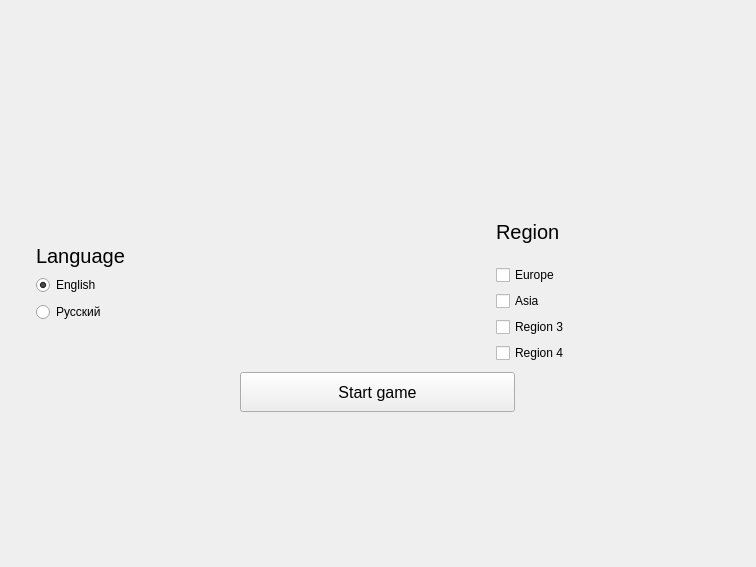
<?xml version="1.0" encoding="UTF-8"?>
<ui version="4.0">
 <class>MainWindow</class>
 <widget class="QMainWindow" name="MainWindow">
  <property name="enabled">
   <bool>true</bool>
  </property>
  <property name="geometry">
   <rect>
    <x>0</x>
    <y>0</y>
    <width>756</width>
    <height>567</height>
   </rect>
  </property>
  <property name="sizePolicy">
   <sizepolicy hsizetype="Expanding" vsizetype="Expanding">
    <horstretch>1</horstretch>
    <verstretch>1</verstretch>
   </sizepolicy>
  </property>
  <property name="minimumSize">
   <size>
    <width>550</width>
    <height>550</height>
   </size>
  </property>
  <property name="sizeIncrement">
   <size>
    <width>8</width>
    <height>8</height>
   </size>
  </property>
  <property name="windowTitle">
   <string>MainWindow</string>
  </property>
  <widget class="QWidget" name="centralwidget">
   <property name="sizePolicy">
    <sizepolicy hsizetype="Expanding" vsizetype="Expanding">
     <horstretch>0</horstretch>
     <verstretch>0</verstretch>
    </sizepolicy>
   </property>
   <property name="minimumSize">
    <size>
     <width>300</width>
     <height>300</height>
    </size>
   </property>
   <property name="layoutDirection">
    <enum>Qt::LeftToRight</enum>
   </property>
   <layout class="QVBoxLayout" name="verticalLayout_5">
    <item>
     <widget class="QStackedWidget" name="stackedWidget">
      <property name="sizePolicy">
       <sizepolicy hsizetype="Expanding" vsizetype="Expanding">
        <horstretch>0</horstretch>
        <verstretch>0</verstretch>
       </sizepolicy>
      </property>
      <property name="minimumSize">
       <size>
        <width>300</width>
        <height>300</height>
       </size>
      </property>
      <property name="contextMenuPolicy">
       <enum>Qt::NoContextMenu</enum>
      </property>
      <property name="currentIndex">
       <number>0</number>
      </property>
      <widget class="QWidget" name="start_and_win_page">
       <property name="sizePolicy">
        <sizepolicy hsizetype="Expanding" vsizetype="Expanding">
         <horstretch>0</horstretch>
         <verstretch>0</verstretch>
        </sizepolicy>
       </property>
       <layout class="QVBoxLayout" name="verticalLayout_4">
        <item>
         <layout class="QVBoxLayout" name="verticalLayout_3" stretch="0,0,0">
          <property name="spacing">
           <number>0</number>
          </property>
          <property name="sizeConstraint">
           <enum>QLayout::SetDefaultConstraint</enum>
          </property>
          <property name="leftMargin">
           <number>0</number>
          </property>
          <property name="topMargin">
           <number>0</number>
          </property>
          <property name="rightMargin">
           <number>0</number>
          </property>
          <property name="bottomMargin">
           <number>0</number>
          </property>
          <item alignment="Qt::AlignBottom">
           <widget class="QLabel" name="Win_message">
            <property name="sizePolicy">
             <sizepolicy hsizetype="Expanding" vsizetype="Expanding">
              <horstretch>1</horstretch>
              <verstretch>1</verstretch>
             </sizepolicy>
            </property>
            <property name="minimumSize">
             <size>
              <width>275</width>
              <height>40</height>
             </size>
            </property>
            <property name="sizeIncrement">
             <size>
              <width>0</width>
              <height>0</height>
             </size>
            </property>
            <property name="font">
             <font>
              <pointsize>15</pointsize>
              <stylestrategy>PreferDefault</stylestrategy>
             </font>
            </property>
            <property name="cursor">
             <cursorShape>ArrowCursor</cursorShape>
            </property>
            <property name="mouseTracking">
             <bool>false</bool>
            </property>
            <property name="autoFillBackground">
             <bool>false</bool>
            </property>
            <property name="frameShape">
             <enum>QFrame::NoFrame</enum>
            </property>
            <property name="frameShadow">
             <enum>QFrame::Plain</enum>
            </property>
            <property name="text">
             <string/>
            </property>
            <property name="scaledContents">
             <bool>true</bool>
            </property>
            <property name="alignment">
             <set>Qt::AlignCenter</set>
            </property>
           </widget>
          </item>
          <item>
           <widget class="QWidget" name="Settings_field" native="true">
            <property name="sizePolicy">
             <sizepolicy hsizetype="Expanding" vsizetype="Expanding">
              <horstretch>1</horstretch>
              <verstretch>1</verstretch>
             </sizepolicy>
            </property>
            <property name="minimumSize">
             <size>
              <width>0</width>
              <height>100</height>
             </size>
            </property>
            <layout class="QHBoxLayout" name="horizontalLayout_2">
             <property name="spacing">
              <number>0</number>
             </property>
             <property name="sizeConstraint">
              <enum>QLayout::SetDefaultConstraint</enum>
             </property>
             <property name="topMargin">
              <number>0</number>
             </property>
             <property name="rightMargin">
              <number>0</number>
             </property>
             <property name="bottomMargin">
              <number>0</number>
             </property>
             <item>
              <widget class="QFrame" name="Language_selector">
               <property name="minimumSize">
                <size>
                 <width>0</width>
                 <height>50</height>
                </size>
               </property>
               <layout class="QVBoxLayout" name="verticalLayout_6">
                <property name="spacing">
                 <number>7</number>
                </property>
                <property name="sizeConstraint">
                 <enum>QLayout::SetFixedSize</enum>
                </property>
                <property name="topMargin">
                 <number>0</number>
                </property>
                <property name="bottomMargin">
                 <number>0</number>
                </property>
                <item alignment="Qt::AlignTop">
                 <widget class="QLabel" name="LG_select_lb">
                  <property name="sizePolicy">
                   <sizepolicy hsizetype="Preferred" vsizetype="Preferred">
                    <horstretch>1</horstretch>
                    <verstretch>1</verstretch>
                   </sizepolicy>
                  </property>
                  <property name="font">
                   <font>
                    <pointsize>15</pointsize>
                   </font>
                  </property>
                  <property name="text">
                   <string>Language</string>
                  </property>
                 </widget>
                </item>
                <item>
                 <widget class="QRadioButton" name="LG_select_EN">
                  <property name="sizePolicy">
                   <sizepolicy hsizetype="Preferred" vsizetype="Preferred">
                    <horstretch>1</horstretch>
                    <verstretch>2</verstretch>
                   </sizepolicy>
                  </property>
                  <property name="text">
                   <string>English</string>
                  </property>
                  <property name="checked">
                   <bool>true</bool>
                  </property>
                 </widget>
                </item>
                <item>
                 <widget class="QRadioButton" name="LG_select_RU">
                  <property name="sizePolicy">
                   <sizepolicy hsizetype="Preferred" vsizetype="Preferred">
                    <horstretch>1</horstretch>
                    <verstretch>2</verstretch>
                   </sizepolicy>
                  </property>
                  <property name="text">
                   <string>Русский</string>
                  </property>
                 </widget>
                </item>
               </layout>
              </widget>
             </item>
             <item>
              <spacer name="horizontalSpacer">
               <property name="orientation">
                <enum>Qt::Horizontal</enum>
               </property>
               <property name="sizeType">
                <enum>QSizePolicy::Preferred</enum>
               </property>
               <property name="sizeHint" stdset="0">
                <size>
                 <width>200</width>
                 <height>20</height>
                </size>
               </property>
              </spacer>
             </item>
             <item alignment="Qt::AlignHCenter">
              <widget class="QWidget" name="horizontalWidget" native="true">
               <layout class="QHBoxLayout" name="horizontalLayout_3">
                <item alignment="Qt::AlignLeft">
                 <widget class="QWidget" name="Region_select" native="true">
                  <layout class="QVBoxLayout" name="verticalLayout_7">
                   <property name="topMargin">
                    <number>0</number>
                   </property>
                   <property name="bottomMargin">
                    <number>0</number>
                   </property>
                   <item>
                    <widget class="QLabel" name="Reg_select_lb">
                     <property name="font">
                      <font>
                       <pointsize>15</pointsize>
                      </font>
                     </property>
                     <property name="text">
                      <string>Region</string>
                     </property>
                    </widget>
                   </item>
                   <item>
                    <widget class="QCheckBox" name="Reg_EU_box">
                     <property name="text">
                      <string>Europe</string>
                     </property>
                    </widget>
                   </item>
                   <item>
                    <widget class="QCheckBox" name="Reg_AS_box">
                     <property name="text">
                      <string>Asia</string>
                     </property>
                    </widget>
                   </item>
                   <item>
                    <widget class="QCheckBox" name="Reg_3_box">
                     <property name="text">
                      <string>Region 3</string>
                     </property>
                    </widget>
                   </item>
                   <item>
                    <widget class="QCheckBox" name="Reg_4_box">
                     <property name="text">
                      <string>Region 4</string>
                     </property>
                    </widget>
                   </item>
                  </layout>
                 </widget>
                </item>
                <item>
                 <widget class="QWidget" name="widget" native="true"/>
                </item>
               </layout>
              </widget>
             </item>
            </layout>
           </widget>
          </item>
          <item alignment="Qt::AlignHCenter|Qt::AlignTop">
           <widget class="QPushButton" name="Start_Button">
            <property name="enabled">
             <bool>true</bool>
            </property>
            <property name="sizePolicy">
             <sizepolicy hsizetype="Expanding" vsizetype="Expanding">
              <horstretch>1</horstretch>
              <verstretch>1</verstretch>
             </sizepolicy>
            </property>
            <property name="minimumSize">
             <size>
              <width>275</width>
              <height>40</height>
             </size>
            </property>
            <property name="sizeIncrement">
             <size>
              <width>1</width>
              <height>1</height>
             </size>
            </property>
            <property name="baseSize">
             <size>
              <width>0</width>
              <height>0</height>
             </size>
            </property>
            <property name="font">
             <font>
              <pointsize>12</pointsize>
             </font>
            </property>
            <property name="layoutDirection">
             <enum>Qt::LeftToRight</enum>
            </property>
            <property name="autoFillBackground">
             <bool>false</bool>
            </property>
            <property name="text">
             <string>Start game</string>
            </property>
            <property name="autoDefault">
             <bool>false</bool>
            </property>
            <property name="default">
             <bool>false</bool>
            </property>
            <property name="flat">
             <bool>false</bool>
            </property>
           </widget>
          </item>
         </layout>
        </item>
       </layout>
      </widget>
      <widget class="QWidget" name="game_page">
       <property name="sizePolicy">
        <sizepolicy hsizetype="Expanding" vsizetype="Expanding">
         <horstretch>0</horstretch>
         <verstretch>0</verstretch>
        </sizepolicy>
       </property>
       <layout class="QVBoxLayout" name="verticalLayout_2">
        <item>
         <widget class="QFrame" name="frame_everything">
          <property name="enabled">
           <bool>true</bool>
          </property>
          <property name="sizePolicy">
           <sizepolicy hsizetype="Expanding" vsizetype="Expanding">
            <horstretch>0</horstretch>
            <verstretch>0</verstretch>
           </sizepolicy>
          </property>
          <property name="font">
           <font>
            <pointsize>7</pointsize>
           </font>
          </property>
          <property name="frameShape">
           <enum>QFrame::NoFrame</enum>
          </property>
          <property name="frameShadow">
           <enum>QFrame::Raised</enum>
          </property>
          <layout class="QVBoxLayout" name="verticalLayout_10">
           <property name="leftMargin">
            <number>12</number>
           </property>
           <property name="bottomMargin">
            <number>18</number>
           </property>
           <item>
            <layout class="QHBoxLayout" name="horizontalLayout">
             <property name="spacing">
              <number>12</number>
             </property>
             <property name="topMargin">
              <number>0</number>
             </property>
             <property name="bottomMargin">
              <number>0</number>
             </property>
             <item alignment="Qt::AlignHCenter">
              <widget class="QLabel" name="quest_label">
               <property name="enabled">
                <bool>true</bool>
               </property>
               <property name="sizePolicy">
                <sizepolicy hsizetype="Expanding" vsizetype="Expanding">
                 <horstretch>1</horstretch>
                 <verstretch>0</verstretch>
                </sizepolicy>
               </property>
               <property name="minimumSize">
                <size>
                 <width>0</width>
                 <height>0</height>
                </size>
               </property>
               <property name="font">
                <font>
                 <family>MS Sans Serif</family>
                 <pointsize>15</pointsize>
                 <weight>75</weight>
                 <bold>true</bold>
                </font>
               </property>
               <property name="text">
                <string>TextLabel</string>
               </property>
              </widget>
             </item>
             <item>
              <widget class="QLabel" name="Score_label">
               <property name="enabled">
                <bool>true</bool>
               </property>
               <property name="sizePolicy">
                <sizepolicy hsizetype="Expanding" vsizetype="Expanding">
                 <horstretch>1</horstretch>
                 <verstretch>0</verstretch>
                </sizepolicy>
               </property>
               <property name="font">
                <font>
                 <pointsize>18</pointsize>
                </font>
               </property>
               <property name="text">
                <string>Score: </string>
               </property>
              </widget>
             </item>
            </layout>
           </item>
           <item>
            <widget class="QFrame" name="Answer_buttons">
             <property name="sizePolicy">
              <sizepolicy hsizetype="Expanding" vsizetype="Expanding">
               <horstretch>3</horstretch>
               <verstretch>0</verstretch>
              </sizepolicy>
             </property>
             <property name="sizeIncrement">
              <size>
               <width>1</width>
               <height>1</height>
              </size>
             </property>
             <property name="font">
              <font>
               <pointsize>10</pointsize>
              </font>
             </property>
             <widget class="QWidget" name="verticalLayoutWidget">
              <property name="geometry">
               <rect>
                <x>20</x>
                <y>20</y>
                <width>161</width>
                <height>221</height>
               </rect>
              </property>
              <layout class="QVBoxLayout" name="verticalLayout">
               <property name="topMargin">
                <number>3</number>
               </property>
               <property name="bottomMargin">
                <number>15</number>
               </property>
               <item>
                <widget class="QPushButton" name="Var3">
                 <property name="enabled">
                  <bool>true</bool>
                 </property>
                 <property name="sizePolicy">
                  <sizepolicy hsizetype="Expanding" vsizetype="Expanding">
                   <horstretch>0</horstretch>
                   <verstretch>0</verstretch>
                  </sizepolicy>
                 </property>
                 <property name="text">
                  <string>PushButton</string>
                 </property>
                </widget>
               </item>
               <item>
                <widget class="QPushButton" name="Var4">
                 <property name="sizePolicy">
                  <sizepolicy hsizetype="Expanding" vsizetype="Expanding">
                   <horstretch>0</horstretch>
                   <verstretch>0</verstretch>
                  </sizepolicy>
                 </property>
                 <property name="text">
                  <string>PushButton</string>
                 </property>
                </widget>
               </item>
               <item>
                <widget class="QPushButton" name="Var2">
                 <property name="enabled">
                  <bool>true</bool>
                 </property>
                 <property name="sizePolicy">
                  <sizepolicy hsizetype="Expanding" vsizetype="Expanding">
                   <horstretch>0</horstretch>
                   <verstretch>0</verstretch>
                  </sizepolicy>
                 </property>
                 <property name="text">
                  <string>PushButton</string>
                 </property>
                </widget>
               </item>
               <item>
                <widget class="QPushButton" name="Var1">
                 <property name="sizePolicy">
                  <sizepolicy hsizetype="Expanding" vsizetype="Expanding">
                   <horstretch>0</horstretch>
                   <verstretch>0</verstretch>
                  </sizepolicy>
                 </property>
                 <property name="text">
                  <string>PushButton</string>
                 </property>
                </widget>
               </item>
              </layout>
             </widget>
            </widget>
           </item>
          </layout>
         </widget>
        </item>
       </layout>
      </widget>
     </widget>
    </item>
   </layout>
  </widget>
 </widget>
 <resources/>
 <connections/>
</ui>
